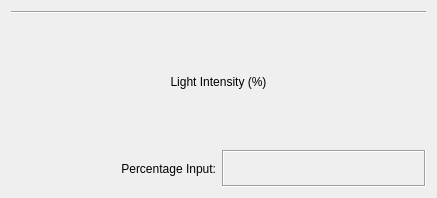
<?xml version="1.0" encoding="UTF-8"?>
<ui version="4.0">
 <class>Form</class>
 <widget class="QWidget" name="Form">
  <property name="geometry">
   <rect>
    <x>0</x>
    <y>0</y>
    <width>437</width>
    <height>198</height>
   </rect>
  </property>
  <property name="sizePolicy">
   <sizepolicy hsizetype="Preferred" vsizetype="MinimumExpanding">
    <horstretch>0</horstretch>
    <verstretch>0</verstretch>
   </sizepolicy>
  </property>
  <property name="windowTitle">
   <string>Form</string>
  </property>
  <layout class="QVBoxLayout" name="form_layout">
   <item>
    <widget class="Line" name="line">
     <property name="lineWidth">
      <number>1</number>
     </property>
     <property name="orientation">
      <enum>Qt::Horizontal</enum>
     </property>
    </widget>
   </item>
   <item>
    <widget class="TyphosDisplayTitle" name="TyphosDisplayTitle">
     <property name="toolTip">
      <string/>
     </property>
     <property name="underline_midLineWidth" stdset="0">
      <number>-4</number>
     </property>
    </widget>
   </item>
   <item>
    <widget class="QLabel" name="label_13">
     <property name="text">
      <string>Light Intensity (%)</string>
     </property>
     <property name="alignment">
      <set>Qt::AlignCenter</set>
     </property>
    </widget>
   </item>
   <item>
    <widget class="PyDMSlider" name="PyDMSlider">
     <property name="toolTip">
      <string/>
     </property>
     <property name="frameShape">
      <enum>QFrame::NoFrame</enum>
     </property>
     <property name="showUnits" stdset="0">
      <bool>true</bool>
     </property>
     <property name="channel" stdset="0">
      <string>${pct}</string>
     </property>
     <property name="userDefinedLimits" stdset="0">
      <bool>false</bool>
     </property>
     <property name="userMinimum" stdset="0">
      <double>0.000000000000000</double>
     </property>
     <property name="userMaximum" stdset="0">
      <double>100.000000000000000</double>
     </property>
    </widget>
   </item>
   <item>
    <layout class="QHBoxLayout" name="horizontalLayout">
     <item>
      <widget class="PyDMLabel" name="PyDMLabel_2">
       <property name="toolTip">
        <string/>
       </property>
       <property name="text">
        <string>Percentage Input:</string>
       </property>
       <property name="alignment">
        <set>Qt::AlignRight|Qt::AlignTrailing|Qt::AlignVCenter</set>
       </property>
      </widget>
     </item>
     <item>
      <widget class="PyDMLabel" name="PyDMLabel_23">
       <property name="toolTip">
        <string/>
       </property>
       <property name="frameShape">
        <enum>QFrame::Box</enum>
       </property>
       <property name="frameShadow">
        <enum>QFrame::Sunken</enum>
       </property>
       <property name="text">
        <string/>
       </property>
       <property name="wordWrap">
        <bool>false</bool>
       </property>
       <property name="channel" stdset="0">
        <string>${pct}</string>
       </property>
      </widget>
     </item>
    </layout>
   </item>
  </layout>
 </widget>
 <customwidgets>
  <customwidget>
   <class>PyDMLabel</class>
   <extends>QLabel</extends>
   <header>pydm.widgets.label</header>
  </customwidget>
  <customwidget>
   <class>PyDMSlider</class>
   <extends>QFrame</extends>
   <header>pydm.widgets.slider</header>
  </customwidget>
  <customwidget>
   <class>TyphosDisplayTitle</class>
   <extends>QFrame</extends>
   <header>typhos.display</header>
  </customwidget>
 </customwidgets>
 <resources/>
 <connections/>
</ui>
